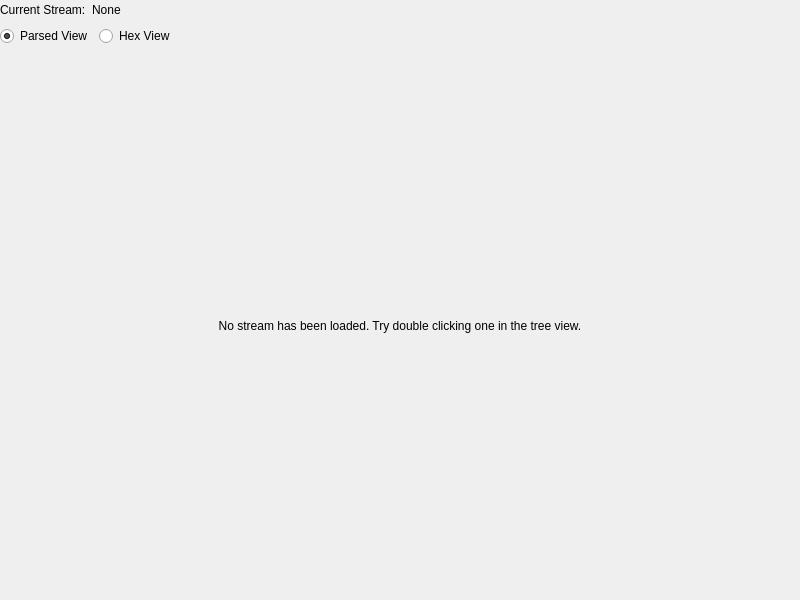
<?xml version="1.0" encoding="UTF-8"?>
<ui version="4.0">
 <class>StreamViewer</class>
 <widget class="QWidget" name="StreamViewer">
  <property name="geometry">
   <rect>
    <x>0</x>
    <y>0</y>
    <width>800</width>
    <height>600</height>
   </rect>
  </property>
  <property name="windowTitle">
   <string>StreamViewer</string>
  </property>
  <layout class="QGridLayout" name="gridLayout">
   <property name="leftMargin">
    <number>0</number>
   </property>
   <property name="topMargin">
    <number>0</number>
   </property>
   <property name="rightMargin">
    <number>0</number>
   </property>
   <property name="bottomMargin">
    <number>0</number>
   </property>
   <item row="4" column="0">
    <layout class="QHBoxLayout" name="horizontalLayout">
     <item>
      <widget class="QRadioButton" name="buttonParsedView">
       <property name="text">
        <string>Parsed View</string>
       </property>
       <property name="checked">
        <bool>true</bool>
       </property>
      </widget>
     </item>
     <item>
      <widget class="QRadioButton" name="buttonHexView">
       <property name="text">
        <string>Hex View</string>
       </property>
       <property name="checked">
        <bool>false</bool>
       </property>
      </widget>
     </item>
     <item>
      <spacer name="horizontalSpacer">
       <property name="orientation">
        <enum>Qt::Horizontal</enum>
       </property>
       <property name="sizeHint" stdset="0">
        <size>
         <width>40</width>
         <height>20</height>
        </size>
       </property>
      </spacer>
     </item>
    </layout>
   </item>
   <item row="5" column="0">
    <widget class="QStackedWidget" name="stackedWidget">
     <widget class="QWidget" name="pageParsedNoData">
      <layout class="QGridLayout" name="gridLayout_3">
       <item row="0" column="0">
        <widget class="QLabel" name="label">
         <property name="text">
          <string>No stream has been loaded. Try double clicking one in the tree view.</string>
         </property>
         <property name="alignment">
          <set>Qt::AlignCenter</set>
         </property>
         <property name="wordWrap">
          <bool>true</bool>
         </property>
        </widget>
       </item>
      </layout>
     </widget>
     <widget class="StringViewer" name="pageParsedString"/>
     <widget class="MultipleViewer" name="pageParsedMultiple"/>
     <widget class="MultipleBinaryViewer" name="pageParsedMultipleBinary"/>
     <widget class="PropertiesViewer" name="pageParsedProperties"/>
     <widget class="GuidViewer" name="pageParsedGuidViewer"/>
     <widget class="HexViewer" name="pageHexViewer"/>
    </widget>
   </item>
   <item row="3" column="0">
    <layout class="QHBoxLayout" name="horizontalLayout_3">
     <item>
      <widget class="QLabel" name="label_2">
       <property name="text">
        <string>Current Stream:</string>
       </property>
      </widget>
     </item>
     <item>
      <widget class="QLabel" name="labelStreamName">
       <property name="text">
        <string>None</string>
       </property>
      </widget>
     </item>
     <item>
      <spacer name="horizontalSpacer_2">
       <property name="orientation">
        <enum>Qt::Horizontal</enum>
       </property>
       <property name="sizeHint" stdset="0">
        <size>
         <width>40</width>
         <height>20</height>
        </size>
       </property>
      </spacer>
     </item>
    </layout>
   </item>
  </layout>
 </widget>
 <customwidgets>
  <customwidget>
   <class>HexViewer</class>
   <extends>QWidget</extends>
   <header>..hex_viewer</header>
   <container>1</container>
  </customwidget>
  <customwidget>
   <class>MultipleBinaryViewer</class>
   <extends>QWidget</extends>
   <header>..multiple_binary_viewer</header>
   <container>1</container>
  </customwidget>
  <customwidget>
   <class>MultipleViewer</class>
   <extends>QWidget</extends>
   <header>..multiple_viewer</header>
   <container>1</container>
  </customwidget>
  <customwidget>
   <class>StringViewer</class>
   <extends>QWidget</extends>
   <header>..string_viewer</header>
   <container>1</container>
  </customwidget>
  <customwidget>
   <class>PropertiesViewer</class>
   <extends>QWidget</extends>
   <header>..properties_viewer</header>
   <container>1</container>
  </customwidget>
  <customwidget>
   <class>GuidViewer</class>
   <extends>QWidget</extends>
   <header>..guid_viewer</header>
   <container>1</container>
  </customwidget>
 </customwidgets>
 <resources/>
 <connections/>
</ui>
